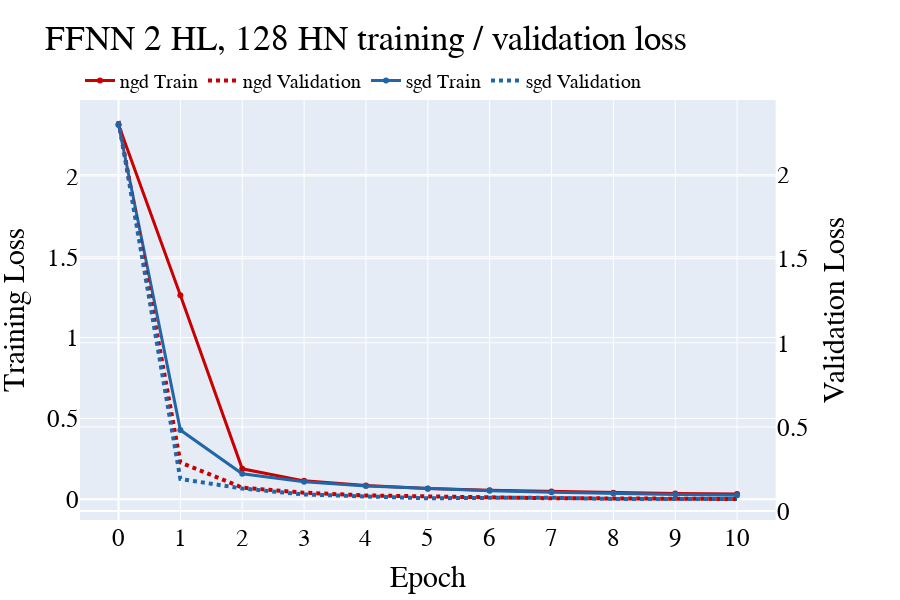

Source (notebook cell):
### Markdown cell above
#### **3. Visualising training / validation loss results**

Check that the models all converged.

Displays training and testing data for each model separately, with 4 traces on each graph.

The traces are: SGD training, SGD testing, NGD training, NGD testing.

### Code cell
# Display training / val data for all models for NGD / SGD

epochs = np.arange(1, hp["num_epochs"]+1)

loss_figures = {}

color_cycle = ['rgb(200, 0, 0)', 'rgb(32, 102, 168)']

for title in models.keys():
    loss_fig = make_subplots(specs=[[{"secondary_y" : True}]])
    color_index = 0
    for optim in optimizers:
        color = color_cycle[color_index % len(color_cycle)]
        color_index += 1
        loss_fig.add_trace(go.Scatter(
            x=np.arange(0, hp["num_epochs"]+1),
            y=train_losses[title][optim],
            mode="lines+markers",
            line=dict(color=color, width=3),
            name=f"{optim} Train",
        ), secondary_y=False)
        loss_fig.add_trace(go.Scatter(
            x=np.arange(0, hp["num_epochs"]+1),
            y=val_losses[title][optim],
            mode="lines",
            line=dict(color=color, dash='dot', width=4),
            name=f"{optim} Validation",
        ), secondary_y=True)
    loss_fig.update_layout(
        title=f"{title} training / validation loss",
        xaxis_title="Epoch",
        xaxis=dict(
            tickmode='linear',
            tick0=0,
            dtick=1,
        ),
        yaxis_type="linear",
        font=dict(
            family="Times New Roman",
            size=25,
            color="black",
        ),
        width=900,
        height=600,
        legend=dict(
            x=0,
            y=1,
            xanchor='left',
            yanchor='bottom',
            orientation='h',
            font=dict(
                size=20,
            ),
        ),
    )
    loss_fig.update_yaxes(title_text="Training Loss", secondary_y=False)
    loss_fig.update_yaxes(title_text="Validation Loss", secondary_y=True)
    loss_figures[title] = loss_fig
    loss_fig.show()

### Figure 1 — Plotly figure (JSON) as saved in the notebook; plotly's stock layout.template omitted (floating-point values rounded to 4 significant figures)
{"data": [{"line": {"color": "rgb(200, 0, 0)", "width": 3}, "mode": "lines+markers", "name": "ngd Train", "type": "scatter", "x": [0, 1, 2, 3, 4, 5, 6, 7, 8, 9, 10], "xaxis": "x", "y": [2.317, 1.261, 0.1877, 0.1132, 0.08416, 0.06596, 0.05525, 0.04724, 0.04018, 0.03549, 0.03149], "yaxis": "y"}, {"line": {"color": "rgb(200, 0, 0)", "dash": "dot", "width": 4}, "mode": "lines", "name": "ngd Validation", "type": "scatter", "x": [0, 1, 2, 3, 4, 5, 6, 7, 8, 9, 10], "xaxis": "x", "y": [2.319, 0.2891, 0.1388, 0.1089, 0.09234, 0.08621, 0.08009, 0.0759, 0.07489, 0.07149, 0.07137], "yaxis": "y2"}, {"line": {"color": "rgb(32, 102, 168)", "width": 3}, "mode": "lines+markers", "name": "sgd Train", "type": "scatter", "x": [0, 1, 2, 3, 4, 5, 6, 7, 8, 9, 10], "xaxis": "x", "y": [2.317, 0.4273, 0.1576, 0.1071, 0.08091, 0.06398, 0.05152, 0.04245, 0.03475, 0.02901, 0.02412], "yaxis": "y"}, {"line": {"color": "rgb(32, 102, 168)", "dash": "dot", "width": 4}, "mode": "lines", "name": "sgd Validation", "type": "scatter", "x": [0, 1, 2, 3, 4, 5, 6, 7, 8, 9, 10], "xaxis": "x", "y": [2.319, 0.1904, 0.1337, 0.09837, 0.08654, 0.07577, 0.07819, 0.07874, 0.07149, 0.07317, 0.07205], "yaxis": "y2"}], "layout": {"font": {"color": "black", "family": "Times New Roman", "size": 25}, "height": 600, "legend": {"font": {"size": 20}, "orientation": "h", "x": 0, "xanchor": "left", "y": 1, "yanchor": "bottom"}, "title": {"text": "FFNN 2 HL, 128 HN training / validation loss"}, "width": 900, "xaxis": {"anchor": "y", "domain": [0, 0.94], "dtick": 1, "tick0": 0, "tickmode": "linear", "title": {"text": "Epoch"}}, "yaxis": {"anchor": "x", "domain": [0, 1], "title": {"text": "Training Loss"}, "type": "linear"}, "yaxis2": {"anchor": "x", "overlaying": "y", "side": "right", "title": {"text": "Validation Loss"}}}}
